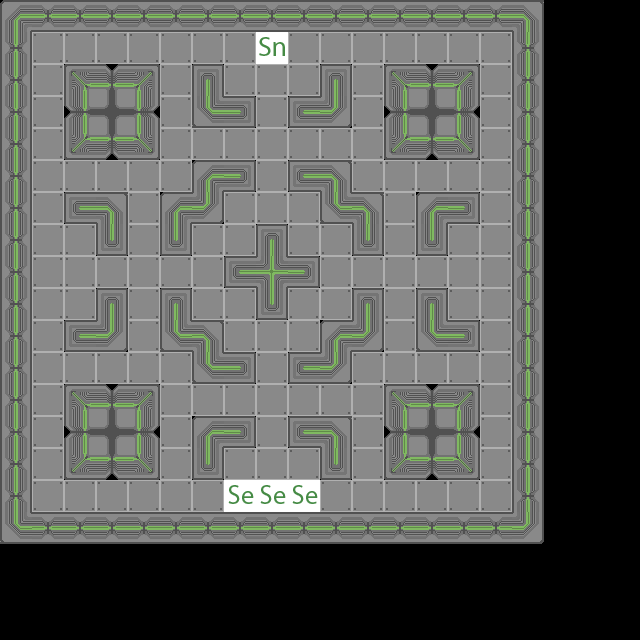

Rendered tile map (Tiled .tmx) drawn with the repository's tilesets; below, a short description and the map source with its tile grids summarised:
An orthogonal 20x20 tile map with 32x32 px tiles, 1 tile layer (map), 2 tilesets.

<map version="1.0" orientation="orthogonal" width="20" height="20" tilewidth="32" tileheight="32">
 <tileset firstgid="1" name="tiles" tilewidth="32" tileheight="32">
  <properties>
   <property name="isWall" value="" />
  </properties>
  <image source="tileset.png" width="192" height="192" />
  <tile id="0">
   <properties>
    <property name="isWall" value="" />
   </properties>
  </tile>
  <tile id="1">
   <properties>
    <property name="isWall" value="" />
   </properties>
  </tile>
  <tile id="2">
   <properties>
    <property name="isWall" value="" />
   </properties>
  </tile>
  <tile id="3">
   <properties>
    <property name="isWall" value="" />
   </properties>
  </tile>
  <tile id="4">
   <properties>
    <property name="isWall" value="" />
   </properties>
  </tile>
  <tile id="5">
   <properties>
    <property name="isWall" value="" />
   </properties>
  </tile>
  <tile id="6">
   <properties>
    <property name="isWall" value="" />
   </properties>
  </tile>
  <tile id="7">
   <properties>
    <property name="isWall" value="" />
   </properties>
  </tile>
  <tile id="8">
   <properties>
    <property name="isWall" value="" />
   </properties>
  </tile>
  <tile id="9">
   <properties>
    <property name="isWall" value="" />
   </properties>
  </tile>
  <tile id="10">
   <properties>
    <property name="isWall" value="" />
   </properties>
  </tile>
  <tile id="12">
   <properties>
    <property name="isWall" value="" />
   </properties>
  </tile>
  <tile id="13">
   <properties>
    <property name="isWall" value="" />
   </properties>
  </tile>
  <tile id="14">
   <properties>
    <property name="isWall" value="" />
   </properties>
  </tile>
  <tile id="15">
   <properties>
    <property name="isWall" value="" />
   </properties>
  </tile>
  <tile id="16">
   <properties>
    <property name="isWall" value="" />
   </properties>
  </tile>
  <tile id="17">
   <properties>
    <property name="isWall" value="" />
   </properties>
  </tile>
  <tile id="18">
   <properties>
    <property name="isWall" value="" />
   </properties>
  </tile>
  <tile id="19">
   <properties>
    <property name="isWall" value="" />
   </properties>
  </tile>
  <tile id="20">
   <properties>
    <property name="isWall" value="" />
   </properties>
  </tile>
  <tile id="21">
   <properties>
    <property name="isWall" value="" />
   </properties>
  </tile>
  <tile id="22">
   <properties>
    <property name="isWall" value="" />
   </properties>
  </tile>
  <tile id="23">
   <properties>
    <property name="isWall" value="" />
   </properties>
  </tile>
  <tile id="24">
   <properties>
    <property name="isWall" value="" />
   </properties>
  </tile>
  <tile id="25">
   <properties>
    <property name="isWall" value="" />
   </properties>
  </tile>
  <tile id="26">
   <properties>
    <property name="isWall" value="" />
   </properties>
  </tile>
  <tile id="27">
   <properties>
    <property name="isWall" value="" />
   </properties>
  </tile>
  <tile id="28">
   <properties>
    <property name="isWall" value="" />
   </properties>
  </tile>
 </tileset>
 <tileset firstgid="37" name="misctiles" tilewidth="32" tileheight="32">
  <properties>
   <property name="sneakerSpawn" value="" />
  </properties>
  <image source="tiles.png" width="192" height="192" />
  <tile id="0">
   <properties>
    <property name="seekerSpawn" value="" />
   </properties>
  </tile>
  <tile id="1">
   <properties>
    <property name="sneakerSpawn" value="" />
   </properties>
  </tile>
 </tileset>
 <layer name="map" width="20" height="20">
  <data>[400 cells, 289 non-empty, 23 distinct tile ids]</data>
 </layer>
</map>